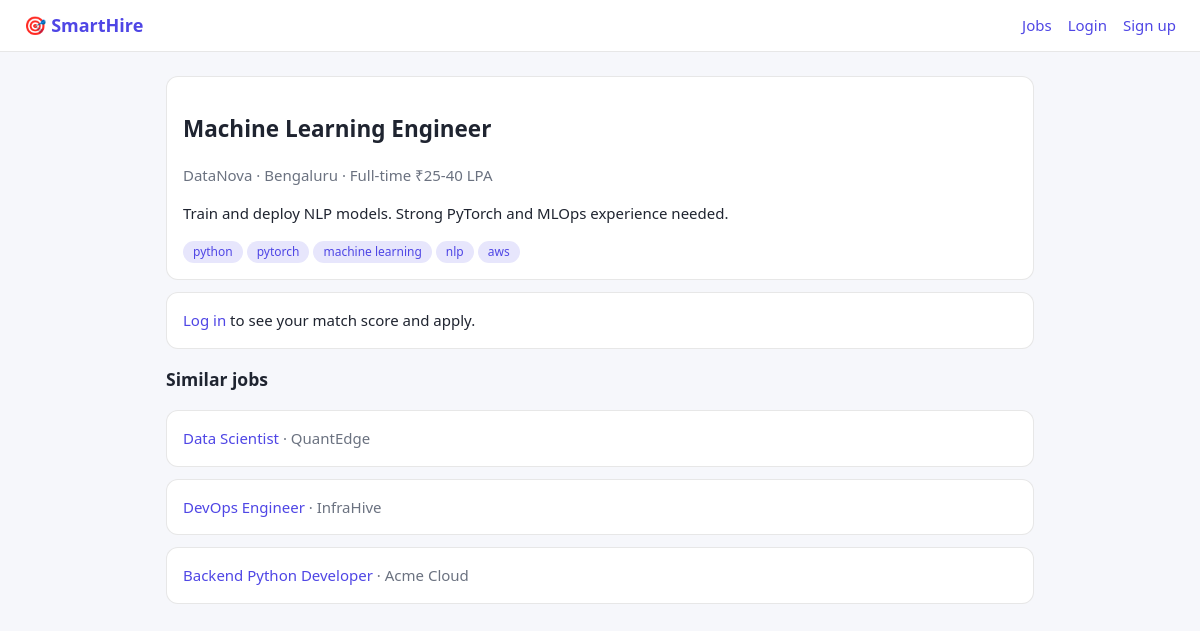
Screenshot of /job/2/ with the database file from the repository.
### jobs/models.py (models this page shows, shortened)
class Job(models.Model):
    TYPES = [("FT","Full-time"),("PT","Part-time"),("CT","Contract"),("IN","Internship")]
    title = models.CharField(max_length=200)
    company = models.CharField(max_length=120)
    location = models.CharField(max_length=120)
    job_type = models.CharField(max_length=2, choices=TYPES, default="FT")
    remote = models.BooleanField(default=False)
    salary = models.CharField(max_length=60, blank=True)
    skills = models.CharField(max_length=300, blank=True, help_text="Comma separated")
    description = models.TextField()
    owner = models.ForeignKey(settings.AUTH_USER_MODEL, null=True, blank=True, on_delete=models.SET_NULL)
    posted = models.DateTimeField(auto_now_add=True)
    class Meta: ordering = ["-posted"]
    @property
    def skill_list(self): return [s.strip().lower() for s in self.skills.split(",") if s.strip()]
    @property
    def text(self): return f"{self.title} {self.title} {self.skills} {self.company} {self.location} {self.description}"

### jobs/views.py (the view)
# urls.py: path("", v.job_list, name="job_list"), path("job/<int:pk>/", v.job_detail, name="job_detail"),
def job_detail(request, pk):
    job = get_object_or_404(Job, pk=pk); ctx = {"job": job}
    if request.user.is_authenticated:
        p = _profile(request.user)
        ctx["score"], ctx["matched"], ctx["missing"] = ai.match(p.resume_text, p.skill_list, job)
        ctx["applied"] = Application.objects.filter(user=request.user, job=job).exists()
        ctx["form"] = ApplyForm()
    similar = [j for j, _ in ai.rank(job.text, Job.objects.exclude(pk=pk))[:3]]
    ctx["similar"] = similar
    return render(request, "jobs/job_detail.html", ctx)

### jobs/ai.py (called while the page is built)
def tokens(text):
    return [w for w in re.findall(r"[a-z0-9+#./]+", text.lower()) if w not in STOP and len(w) > 1]

def _idf(docs):
    df = Counter()
    for d in docs: df.update(set(d))
    n = len(docs)
    return {w: math.log((1 + n) / (1 + c)) + 1 for w, c in df.items()}

def _vec(toks, idf):
    return {w: c * idf.get(w, 1.0) for w, c in Counter(toks).items()}

def _cos(a, b):
    dot = sum(v * b.get(k, 0) for k, v in a.items())
    na, nb = math.sqrt(sum(v*v for v in a.values())), math.sqrt(sum(v*v for v in b.values()))
    return dot / (na * nb) if na and nb else 0.0

def rank(query, jobs):
    jobs = list(jobs); q = tokens(query)
    docs = [tokens(j.text) for j in jobs]
    idf = _idf(docs + [q]); qv = _vec(q, idf)
    out = [(j, _cos(qv, _vec(d, idf))) for j, d in zip(jobs, docs)]
    return sorted([x for x in out if x[1] > 0], key=lambda x: -x[1])

### jobs/templates/jobs/job_detail.html
{% extends "jobs/base.html" %}{% block content %}<div class="card"><h2>{{ job.title }}</h2>
<p class="muted">{{ job.company }} · {{ job.location }} · {{ job.get_job_type_display }} {{ job.salary }}</p>
<p>{{ job.description|linebreaks }}</p>{% for s in job.skill_list %}<span class="badge">{{ s }}</span>{% endfor %}</div>
{% if user.is_authenticated %}<div class="card"><div class="score">{{ score }}% AI match</div>
<p>Matched: {% for s in matched %}<span class="badge good">{{ s }}</span>{% empty %}<span class="muted">none yet</span>{% endfor %}</p>
<p>Skill gaps: {% for s in missing %}<span class="badge bad">{{ s }}</span>{% empty %}<span class="muted">none 🎉</span>{% endfor %}</p></div>
{% if applied %}<div class="card">✅ You've applied to this job.</div>{% else %}
<form class="card" method="post" action="{% url 'apply' job.pk %}">{% csrf_token %}{{ form.cover_note }}<br><br><button>Apply now</button></form>{% endif %}
{% else %}<div class="card"><a href="{% url 'login' %}">Log in</a> to see your match score and apply.</div>{% endif %}
{% if similar %}<h3>Similar jobs</h3>{% for j in similar %}<div class="card"><a href="{% url 'job_detail' j.pk %}">{{ j.title }}</a> <span class="muted">· {{ j.company }}</span></div>{% endfor %}{% endif %}{% endblock %}

### jobs/templates/jobs/base.html (style rules this page uses)
:root { --b:#4f46e5;--bg:#f6f7fb;--c:#fff;--t:#1f2430;--m:#6b7280 }
* { box-sizing:border-box }
body { margin:0;font:15px/1.5 system-ui,sans-serif;background:var(--bg);color:var(--t) }
a { color:var(--b);text-decoration:none }
.card { background:var(--c);border-radius:12px;padding:16px;margin-bottom:12px;border:1px solid #8883 }
.badge { display:inline-block;padding:2px 10px;border-radius:99px;font-size:12px;background:#4f46e522;color:var(--b);margin-right:4px }
.muted { color:var(--m) }

### rows the page displays
Job: title "Machine Learning Engineer", company "DataNova", location "Bengaluru", job_type "Full-time", salary "₹25-40 LPA", description "Train and deploy NLP models. Strong PyTorch and MLOps experience needed."
Job: title "Data Scientist", company "QuantEdge"
Job: title "DevOps Engineer", company "InfraHive"
Job: title "Backend Python Developer", company "Acme Cloud"

### other values shown
{{ s }} "python" "pytorch" "machine learning" "nlp" "aws"
